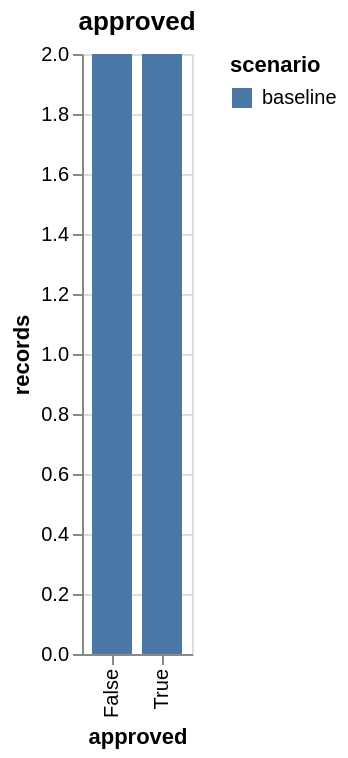

The cell this chart's notebook holds for it:
### Code cell
result.show()

### Figure 1 — Vega-Lite specification as saved in the notebook (floating-point values rounded to 4 significant figures)
{"config": {"view": {"continuousWidth": 300, "continuousHeight": 300}}, "data": {"name": "data-d55f416039a9eb3ea369da010043a4e0"}, "mark": {"type": "bar"}, "encoding": {"color": {"field": "scenario", "type": "nominal"}, "tooltip": [{"field": "scenario", "type": "nominal"}, {"field": "value", "type": "nominal"}, {"field": "records", "type": "quantitative"}], "x": {"field": "value", "title": "approved", "type": "nominal"}, "xOffset": {"field": "scenario", "type": "nominal"}, "y": {"field": "records", "type": "quantitative"}}, "title": "approved", "$schema": "https://vega.github.io/schema/vega-lite/v6.4.1.json", "datasets": {"data-d55f416039a9eb3ea369da010043a4e0": [{"scenario": "baseline", "value": "True", "records": 2}, {"scenario": "baseline", "value": "False", "records": 2}]}}
